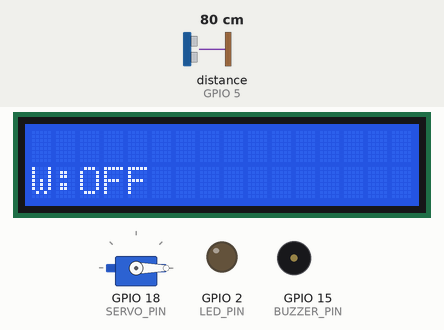
Bench run of a sketch on a simulated ESP32. Parts: servo, 16×2 character LCD, output pins drawn as LEDs (lit = HIGH), buzzer (waves = sounding, pin HIGH). Wiring (inferred from the names in the program): ultrasonic range finder: trigger GPIO 4; echo GPIO 5. The test bench sets the inputs (shaded band); at power-on: distance to the obstacle (sensor on GPIO 5) 80 cm. The echo pulse lasts 58.3 µs per cm; WiFi joins after 1.5 s; servers stay silent unless stated; no MQTT or app messages arrive unless stated; pins used as bus, display or sensor lines are not drawn.

Above: at 1.2 s.
1.3 s: distance to the obstacle (sensor on GPIO 5) set to 22 cm
At 3.3 s:
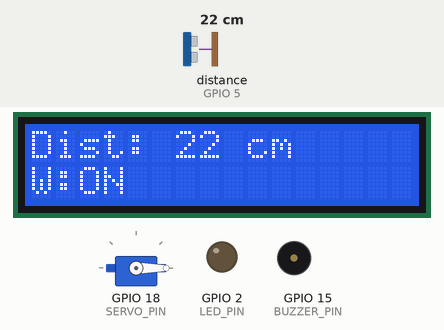
4.2 s: distance to the obstacle (sensor on GPIO 5) set to 18 cm
At 6.6 s:
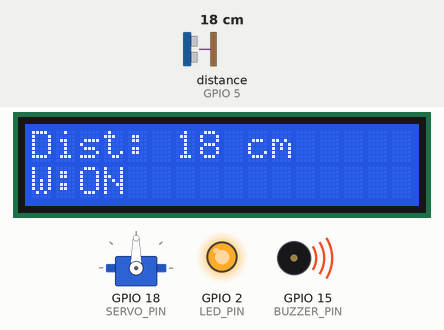
7.5 s: distance to the obstacle (sensor on GPIO 5) set to 2 cm
At 9.4 s:
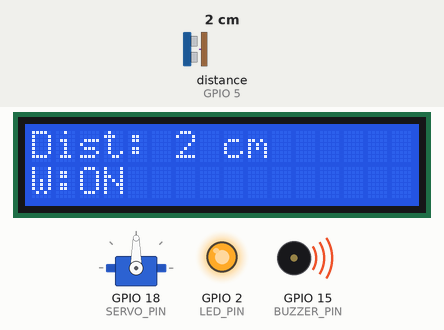
Timing chart, 0 to 10.9 s (numbered marks = the images above; inputs shaded):
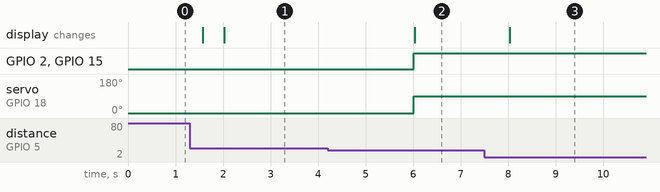

The sketch:

HCSR04.ino
```cpp
#include <WiFi.h>
#include <PubSubClient.h>
#include <Wire.h>
#include <LiquidCrystal_I2C.h>
#include <ESP32Servo.h>

// ===== WIFI =====
const char* ssid = "SSID";
const char* password = "PASSWORD";

// ===== MQTT =====
const char* mqtt_server = "broker.emqx.io";
const int mqtt_port = 1883;
const char* topic = "hcsr04/TA";

// ===== HCSR04 =====
#define TRIG_PIN 4
#define ECHO_PIN 5

// ===== OUTPUT PIN =====
#define LED_PIN 2
#define BUZZER_PIN 15
#define SERVO_PIN 18

LiquidCrystal_I2C lcd(0x27, 16, 2);
WiFiClient espClient;
PubSubClient client(espClient);
Servo myServo;

unsigned long lastSensorRead = 0;
unsigned long lastWiFiAttempt = 0;
unsigned long lastMQTTAttempt = 0;

// ================= BACA JARAK =================
int readDistance() {
  digitalWrite(TRIG_PIN, LOW);
  delayMicroseconds(2);

  digitalWrite(TRIG_PIN, HIGH);
  delayMicroseconds(10);
  digitalWrite(TRIG_PIN, LOW);

  long duration = pulseIn(ECHO_PIN, HIGH, 30000);
  float distance = duration * 0.034 / 2;

  return round(distance);
}

// ================= SETUP =================
void setup() {
  Serial.begin(115200);

  pinMode(TRIG_PIN, OUTPUT);
  pinMode(ECHO_PIN, INPUT);
  pinMode(LED_PIN, OUTPUT);
  pinMode(BUZZER_PIN, OUTPUT);

  myServo.attach(SERVO_PIN);
  myServo.write(0);

  lcd.init();
  lcd.backlight();

  WiFi.begin(ssid, password);
  client.setServer(mqtt_server, mqtt_port);
}

// ================= LOOP =================
void loop() {

  // ===== RECONNECT WIFI =====
  if (WiFi.status() != WL_CONNECTED) {
    if (millis() - lastWiFiAttempt > 5000) {
      lastWiFiAttempt = millis();
      WiFi.disconnect();
      WiFi.begin(ssid, password);
    }
  }

  // ===== RECONNECT MQTT =====
  if (WiFi.status() == WL_CONNECTED && !client.connected()) {
    if (millis() - lastMQTTAttempt > 5000) {
      lastMQTTAttempt = millis();
      client.connect("ESP32_HCSR04_Client");
    }
  }

  client.loop();

  // ===== BACA SENSOR =====
  if (millis() - lastSensorRead > 2000) {
    lastSensorRead = millis();

    int distance = readDistance();

    if (distance > 0 && distance <= 400) {

      // ===== LOGIKA OUTPUT =====
      if (distance <= 20) {
        digitalWrite(LED_PIN, HIGH);
        digitalWrite(BUZZER_PIN, HIGH);
        myServo.write(90);
      } else {
        digitalWrite(LED_PIN, LOW);
        digitalWrite(BUZZER_PIN, LOW);
        myServo.write(0);
      }

      // ===== MQTT PUBLISH (ANGKA SAJA) =====
      if (client.connected()) {
        String payload = String(distance);  // kirim angka murni
        client.publish(topic, payload.c_str());
      }

      // ===== LCD BARIS 1 =====
      lcd.setCursor(0, 0);
      lcd.print("Dist: ");
      lcd.print(distance);
      lcd.print(" cm   ");
    }
  }

  // ===== LCD BARIS 2 =====
  lcd.setCursor(0, 1);
  if (WiFi.status() == WL_CONNECTED) {
    lcd.print("W:ON ");
  } else {
    lcd.print("W:OFF");
  }
}
```

Measured:
- the behaviour switches between 21 and 20 cm on distance to the obstacle (sensor on GPIO 5) (found by bisection; images 1 and 2)
- after the input at 4.2 s, GPIO 2 (LED_PIN), GPIO 15 (BUZZER_PIN): LOW → HIGH after 1.8 s; servo on GPIO 18 (SERVO_PIN): 0° → 90° after 1.8 s; the display: changes after 1.8 s (image 2)
- after the input at 7.5 s, the display: changes after 0.53 s (image 3)
